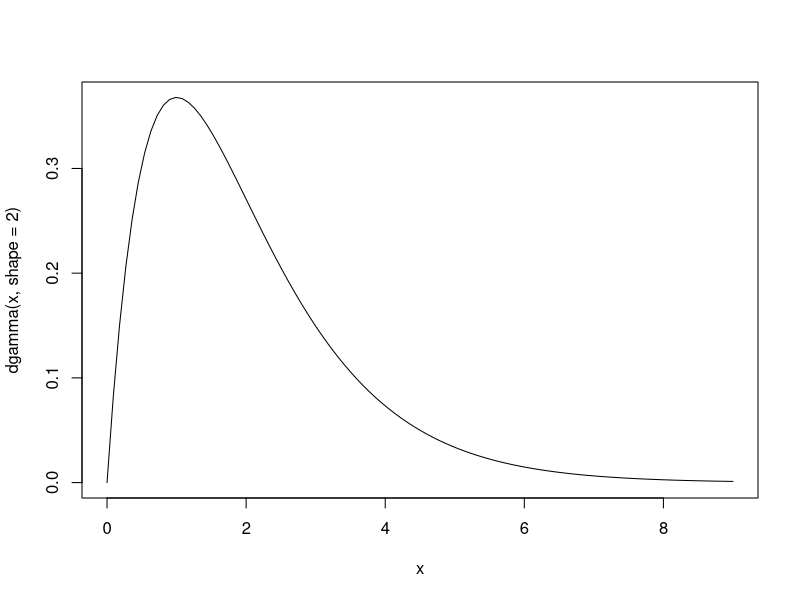

This figure's R source:

#vedi se di certi ci sono soluzioni

##1.44
curve(dgamma(x, shape=2), xlim=c(0,9))

x = rgamma(100000, shape=2)
y = log(x)

mean_x = median(x)
mean_y = median(y)
mean_y
mean_x


# punto a -> puoi dimostrare
# punto b -> solo r
# punto c dimostra a partire da punto a

#----------------------------
#1.48
#boh
#--------------
y <- rbinom(10000000,3,0.50) # simulate 10000000 times the no. of successes in 3 trials
head(y, 10) # the first 10 of the 10 million observations generated
mean(y); sd(y)

#------
#2.16
#a) calcola lambda e vedi se sono valori probabili (magari qqplot)
#b) forse vedi poisson come binomiale come descritta qui: https://www.webtutordimatematica.it/materie/statistica-e-probabilita/distribuzioni-di-probabilita-discrete/approssimazione-binomiale-con-poisson
# ma altri dicono no boh

#-----

#2.27 -> forse marginal means sono le mean mu = (mu1, mu2), e correlation trovi da covarianza (vedi matrici)